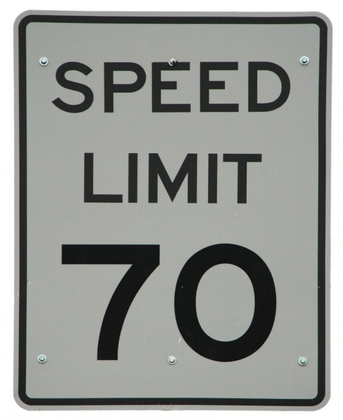
%> input picture Optical Character Recognition/Test_ideal1.tif, 343 x 420 px, shrunk from 620 x 759 before the run
$ octave --eval "do_OCR(rgb2gray(imread('../Test_ideal1.tif')));"   (GNU Octave 9; MATLAB toolbox functions it lacks are replaced by stand-ins)
%> lines starting %> are read from the running program, lines starting %| are printed output that depends on the picture
%> in do_OCR, `[labelIm, numIm] = bwlabel(inputIm);`: labelIm: size 420x343 double; every value is 1
%> in do_OCR, `[labelIm, numIm] = bwlabel(inputIm);`: numIm = 1
### Optical Character Recognition/Advanced Cases/FeatureFunctions/getObjects.m
function[objectsArray] = getObjects(inputIm, labelIm, numberOfObjects)
%> called with numberOfObjects = 1
    %inputIm: Binary image
    %labelIm: Labeled Objects Image
    %numberOfObjects: Number of Objects labeled
    %
    %Returns: A cell array containing the objects cropped from the input
    %binary image

    %Initialize the cell array containing the objects
    objectsArray = cell(numberOfObjects,1);
%> objectsArray = {[]}

    for i=1:numberOfObjects
        [x y w h] = getLocOfObject(labelIm, i);
        %crop from the image
        objectsArray{i,1} = inputIm(y:y+h, x:x+w);
    end
%> this loop made 1 pass
%> (x, y, w, h) on pass 1: (1, 1, 342, 419)
%> after the loop, objectsArray = 1 item
end

function[x y w h] = getLocOfObject(labelIm, labelNumber)
    %labelIm: Labeled objects image
    %labelNumber: Label Number of The object
    %
    %Return: x(X position), y(Y position),
    %        w(Width of Object), h(Height of Object)

    [r, c] = find(labelIm == labelNumber);
    x = min(c);
    y = min(r);
    w = max(c) - min(c);
    h = max(r) - min(r);
end

### Optical Character Recognition/Advanced Cases/FeatureFunctions/getClass.m
function[objectLabels] = getClass(input)

    if(getEulerNumber(input) == 1)
        if(getAspectRatio(input) > 3.5)
            objectLabels = {'I'};
            return;
        end

        %Symmetry High
        %It is whether 'T' or 'M'
        if(getSymmetryY(input) > 0.7)
            if(getSymmetryX(input) > 0.33)
                objectLabels = {'M'};
                return;
            end
            if(getSymmetryX(input) < 0.33)
                objectLabels = {'T'};
                return;
            end
        end

        %Perimeter Low
        %It is whether '1', 'L', '7'
        if(getNormalizedPerimeter(input) < 1.15)
            %Aspect Ratio
            if(getAspectRatio(input) > 1.75)
                objectLabels = {'1'};
                return
            else
                %SymmetryX
                if(getSymmetryX(input) > 0)
                    objectLabels = {'L'};
                    return;
                else
                    objectLabels = {'7'};
                    return;
                end
            end

        end


        %Perimeter High
        %It is whether 'S', '2', 'E', '3', '5'
        if(getNormalizedPerimeter(input) > 1.15)
            if(getSymmetryX(input) > 0.75)
                objectLabels = {'E'};
                return;
            end

            %SymmetryX high
            if(getSymmetryX(input) >= 0.25)
                %Whether 'S' or '3'
                if(getSymmetryX(input) > 0.47)
                    objectLabels = {'3'};
                    return;
                end
                if(getSymmetryX(input) < 0.47)
                    objectLabels = {'S'};
                    return;
                end
            end
            %SymmetryX low
            if(getSymmetryX(input) < 0.25)
                %Whether '5' or '2'
                if(getSymmetryY(input) >= 0.47)
                    objectLabels = {'5'};
                    return;
                end
                if(getSymmetryY(input) < 0.47)
                    objectLabels = {'2'};
                    return;
                end
            end
        end
    end


    if(getEulerNumber(input) == 0)
        if(getSymmetryY(input) > 0.9)
            objectLabels = {'0'};
            return;
        end
        if(getSymmetryY(input) < 0.2)
            objectLabels = {'4'};
            return;
        end
        if(getSymmetryX(input) > 0.9)
            objectLabels = {'D'};
            return;
        end
        if(getSymmetryX(input) < 0.3)
            objectLabels = {'P'};
            return;
        end
        %Distinguish between '6' and '9'
        %Use hole-filling and look at the center of mass in Y axis
        if(getCenter(imfill(input,'holes')) < 0.5 )
            objectLabels = {'9'};
            return;
        end
        if(getCenter(imfill(input,'holes')) > 0.5 )
            objectLabels = {'6'};
            return;
        end
    end


    if(getEulerNumber(input) == -1)
        objectLabels = {'8'};
        return;
    end

    objectLabels = {'None'};

end

### Optical Character Recognition/Advanced Cases/FeatureFunctions/getEulerNumber.m
function[eulerNumber] = getEulerNumber(inputIm)
    eulerStruct = regionprops(inputIm, 'EulerNumber');
    eulerNumber = eulerStruct.EulerNumber;
end

### Optical Character Recognition/Advanced Cases/do_OCR.m
function[] = do_OCR(inputIm)

    [labelIm, numIm] = bwlabel(inputIm);
    %Get characters
    characters = getObjects(inputIm, labelIm, numIm);
%> characters = 1 item
    figure(); imshow(inputIm);

    for i=1:numIm
        [r c] = find(labelIm == i);
        xPos = min(c);
        yPos = min(r);
        width = max(c) - min(c);
        height = max(r) - min(r);
        %Bounding box and Label number
        if(width > 0 && height>0)
            rectangle('Position', [xPos,yPos,width,height], 'edgecolor', 'Red');
            fontSize = 16;
            text(xPos-(fontSize/1.8), yPos-(fontSize/1.8), getClass(characters{i,1}),...
            'color', 'red','fontsize', fontSize, 'fontweight', 'bold');
        end
    end
%> this loop made 1 pass
%> (xPos, yPos, width, height, fontSize) on pass 1: (1, 1, 342, 419, 16)
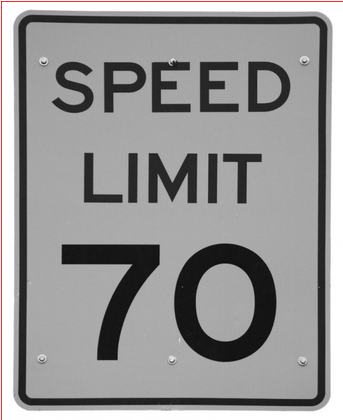
%> figure redrawn from the program's plot data
%> the run ends on the next line
    title('OCR Result');

end
